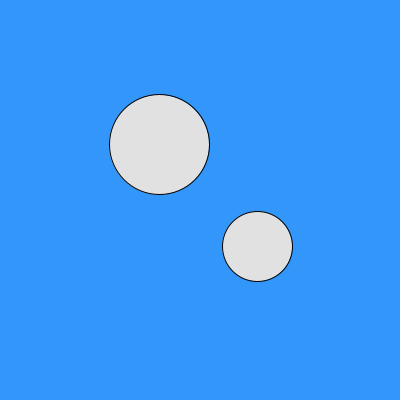
Frame 1 (no input)
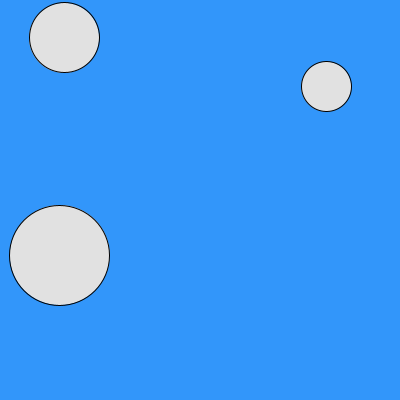
Frame 60 (the mouse pressed at the canvas centre just before this capture)
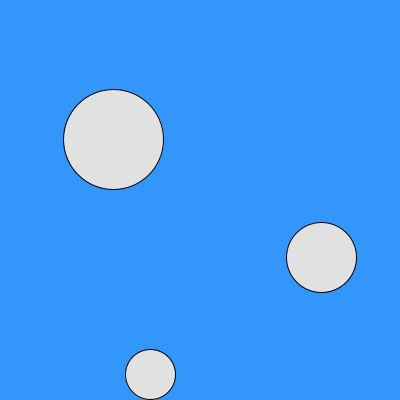
Frame 120 (the mouse held since frame 60 and released just before this capture)

The Processing sketch that drew these frames (run headless with seeded random() and noise(); from frame 60 on, the mouse is pressed at the canvas centre):

// Processing sketch: processing_49466
// ── processing_49466.pde

Circle myCircle = new Circle(250, 250, 50);
Circle myCircle2 = new Circle(150, 150, 100);
Circle myCircle3 = new Circle(250, 250, 70);


void setup () {

  size (400, 400);
  smooth ();
}

void draw () {
  background (50, 150, 250);
  myCircle.update();
  myCircle2.update();
  myCircle3.update();

  myCircle.checkCollision();  
  myCircle2.checkCollision();
  myCircle3.checkCollision();


  myCircle.drawCircle ();
  myCircle2.drawCircle ();
  myCircle3.drawCircle ();
}

class Circle {

  float x;
  float y;
  float xSpeed;
  float ySpeed;

  float circleSize;

  Circle(float xpos, float ypos, float csize) {
    x = xpos;
    y = ypos;
    circleSize = csize;

    xSpeed = random (-10, 10);
    ySpeed = random (-10, 10);
  }

  void update () {

    x += xSpeed;
    y += ySpeed;
  }
  void checkCollision () {
    if ( (x<circleSize/2) || (x>width-circleSize/2)) {
      xSpeed = -xSpeed;
      
    }

    if (( y<circleSize/2) || (y>height-circleSize/2)) {
      ySpeed = -ySpeed;
    }
  }

    void drawCircle () {
      fill (225);
      ellipse (x, y, circleSize, circleSize);
    }
  }

                
                                
